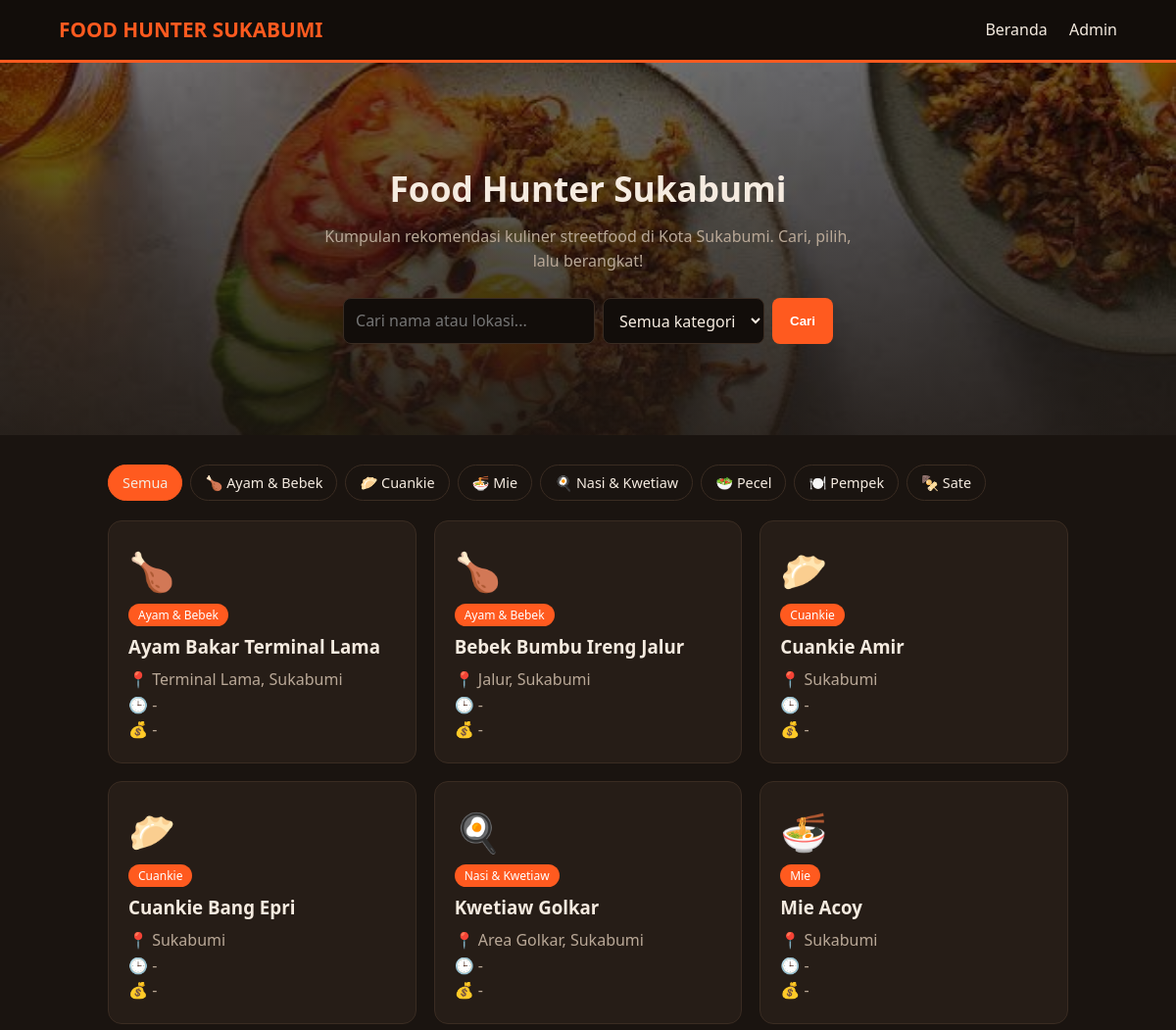
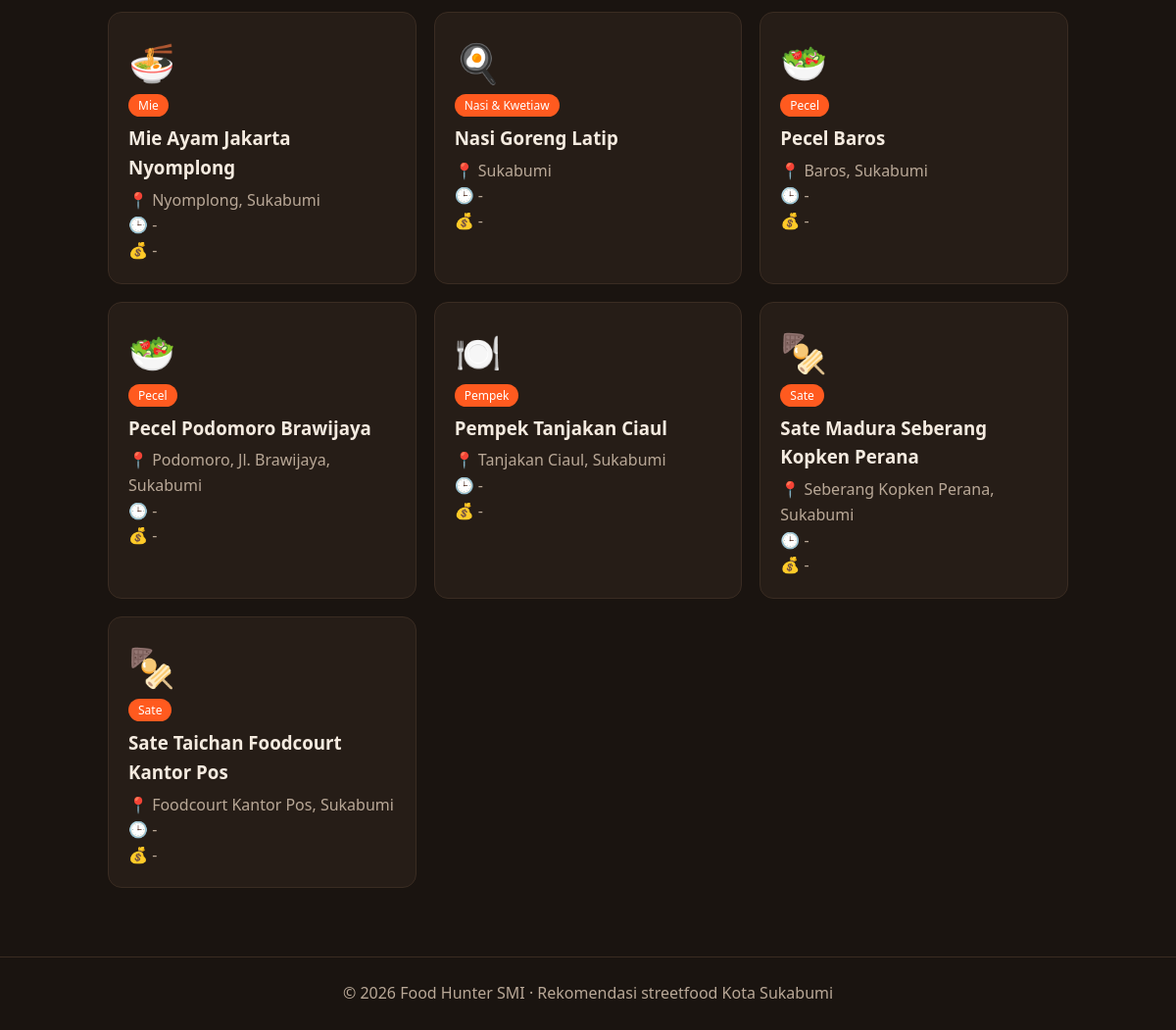
The page / on the database its author committed (2 pictures, top to bottom).
### tables this page shows
CREATE TABLE IF NOT EXISTS kuliner (
  id INT AUTO_INCREMENT PRIMARY KEY,
  nama VARCHAR(100) NOT NULL,
  kategori VARCHAR(50) NOT NULL,
  lokasi VARCHAR(150) NOT NULL,
  deskripsi TEXT,
  harga VARCHAR(50),
  jam_buka VARCHAR(50),
  maps_link VARCHAR(255),
  created_at TIMESTAMP DEFAULT CURRENT_TIMESTAMP
);

### config.php (called while the page is built, shortened)
<?php
function e($s) { return htmlspecialchars((string)$s, ENT_QUOTES, 'UTF-8'); }
function ikon($k) {
    $m = ['Sate'=>'🍢','Mie'=>'🍜','Ayam & Bebek'=>'🍗','Nasi & Kwetiaw'=>'🍳','Cuankie'=>'🥟','Pecel'=>'🥗','Cemilan'=>'🍿'];
    return $m[$k] ?? '🍽️';
}

### index.php (the view, shortened to what this page needs)
<?php
require __DIR__ . '/config.php';
$q = trim($_GET['q'] ?? '');
$kat = trim($_GET['kategori'] ?? '');
$sql = "SELECT * FROM kuliner WHERE 1=1";
$par = [];
$sql .= " ORDER BY nama";
$st = $pdo->prepare($sql); $st->execute($par);
$data = $st->fetchAll();
$kats = $pdo->query("SELECT DISTINCT kategori FROM kuliner ORDER BY kategori")->fetchAll(PDO::FETCH_COLUMN);
$slides = glob(__DIR__ . '/assets/slide/*.{jpg,jpeg,png,webp}', GLOB_BRACE) ?: [];
include __DIR__ . '/includes/header.php';
?>
<section class="hero">
  <div class="slides">
    <?php foreach ($slides as $n => $file): ?>
      <div class="slide <?= $n === 0 ? 'on' : '' ?>"
           style="background-image:url('assets/slide/<?= rawurlencode(basename($file)) ?>')"></div>
    <?php endforeach; ?>
  </div>
  <div class="hero-isi">
    <h1>Food Hunter Sukabumi</h1>
    <p>Kumpulan rekomendasi kuliner streetfood di Kota Sukabumi. Cari, pilih, lalu berangkat!</p>
    <form class="search" method="get">
      <input type="text" name="q" placeholder="Cari nama atau lokasi..." value="<?= e($q) ?>">
      <select name="kategori">
        <option value="">Semua kategori</option>
      </select>
      <button class="btn">Cari</button>
    </form>
  </div>
</section>
<main class="wrap">
  <div class="chips">
    <a class="chip <?= $kat === '' ? 'on' : '' ?>" href="index.php">Semua</a>
    <?php foreach ($kats as $k): ?>
      <a class="chip <?= $k === $kat ? 'on' : '' ?>" href="?kategori=<?= urlencode($k) ?>"><?= ikon($k) ?> <?= e($k) ?></a>
    <?php endforeach; ?>
  </div>
  <div class="grid">
    <?php foreach ($data as $r): ?>
      <a class="card" href="detail.php?id=<?= (int)$r['id'] ?>">
        <div class="ic"><?= ikon($r['kategori']) ?></div>
        <span class="tag"><?= e($r['kategori']) ?></span>
        <h3><?= e($r['nama']) ?></h3>
        <div class="muted">📍 <?= e($r['lokasi']) ?></div>
        <div class="muted">🕒 <?= e($r['jam_buka'] ?: '-') ?></div>
        <div class="muted">💰 <?= e($r['harga'] ?: '-') ?></div>
      </a>
    <?php endforeach; ?>
  </div>
</main>
<?php include __DIR__ . '/includes/footer.php'; ?>

### includes/header.php (shortened to what this page needs)
<?php $base = $base ?? ''; ?>
<!DOCTYPE html>
<html lang="id">
<head>
<link rel="stylesheet" href="<?= $base ?>assets/style.css">
</head>
<body>
<header class="nav">
  <a class="logo" href="<?= $base ?>index.php">FOOD HUNTER SUKABUMI</a>
  <nav>
    <a href="<?= $base ?>index.php">Beranda</a>
    <a href="<?= $base ?>admin/">Admin</a>
  </nav>
</header>

### includes/footer.php
<footer class="foot">© <?= date('Y') ?> Food Hunter SMI · Rekomendasi streetfood Kota Sukabumi</footer>
</body>
</html>

### assets/style.css (style rules this page uses)
:root { --bg:#1a1410;--card:#261d17;--line:#3a2c22;--text:#f5ebe0;--muted:#b9a897;--hot:#ff5a1f;--gold:#ffb703 }
* { box-sizing:border-box }
body { margin:0;font-family:system-ui,Segoe UI,Arial,sans-serif;background:var(--bg);color:var(--text);line-height:1.6 }
a { color:var(--gold);text-decoration:none }
.nav { display:flex;justify-content:space-between;align-items:center;padding:14px 5%;background:#120d0a;border-bottom:3px solid var(--hot);position:sticky;top:0;z-index:5 }
.logo { font-size:1.3rem;font-weight:800;color:var(--hot) }
.nav nav a { margin-left:18px;color:var(--text) }
.hero { position:relative;overflow:hidden;text-align:center;padding:100px 5% 70px;min-height:380px;background:linear-gradient(135deg,#3b1d0e,#1a1410) }
.slides,.slide { position:absolute;inset:0 }
.slide { background-size:cover;background-position:center;opacity:0;transition:opacity 1s }
.slide.on { opacity:1 }
.slides::after { content:"";position:absolute;inset:0;background:linear-gradient(rgba(0,0,0,.55),rgba(26,20,16,.9)) }
.hero-isi { position:relative;z-index:2 }
.hero h1 { margin:0 0 8px;font-size:2.2rem }
.hero p { color:var(--muted);max-width:560px;margin:0 auto 24px }
.search { display:flex;gap:8px;justify-content:center;flex-wrap:wrap }
input,select,textarea { padding:10px 12px;border-radius:8px;border:1px solid var(--line);background:#120d0a;color:var(--text);font:inherit }
.btn { display:inline-block;padding:10px 18px;border:0;border-radius:8px;background:var(--hot);color:#fff;font-weight:700;cursor:pointer }
.wrap { max-width:1100px;margin:0 auto;padding:30px 5% }
.chips { display:flex;gap:8px;flex-wrap:wrap;margin-bottom:20px }
.chip { padding:6px 14px;border:1px solid var(--line);border-radius:999px;color:var(--text);font-size:.9rem }
.chip.on { background:var(--hot);border-color:var(--hot) }
.grid { display:grid;grid-template-columns:repeat(auto-fill,minmax(260px,1fr));gap:18px }
.card { background:var(--card);border:1px solid var(--line);border-radius:14px;padding:20px;transition:.2s;color:var(--text) }
.card .ic { font-size:2.4rem }
.card h3 { margin:6px 0 }
.tag { display:inline-block;font-size:.75rem;background:var(--hot);color:#fff;padding:2px 10px;border-radius:999px }
.muted { color:var(--muted) }
.foot { text-align:center;padding:24px;color:var(--muted);border-top:1px solid var(--line);margin-top:40px }

### rows shown on the page
kuliner: kategori "🍗", kategori "Ayam & Bebek", nama "Ayam Bakar Terminal Lama", lokasi "Terminal Lama, Sukabumi", jam_buka "-", harga "-"
kuliner: kategori "🍗", kategori "Ayam & Bebek", nama "Bebek Bumbu Ireng Jalur", lokasi "Jalur, Sukabumi", jam_buka "-", harga "-"
kuliner: kategori "🥟", kategori "Cuankie", nama "Cuankie Amir", lokasi "Sukabumi", jam_buka "-", harga "-"
kuliner: kategori "🥟", kategori "Cuankie", nama "Cuankie Bang Epri", lokasi "Sukabumi", jam_buka "-", harga "-"
kuliner: kategori "🍳", kategori "Nasi & Kwetiaw", nama "Kwetiaw Golkar", lokasi "Area Golkar, Sukabumi", jam_buka "-", harga "-"
kuliner: kategori "🍜", kategori "Mie", nama "Mie Acoy", lokasi "Sukabumi", jam_buka "-", harga "-"
kuliner: kategori "🍜", kategori "Mie", nama "Mie Ayam Jakarta Nyomplong", lokasi "Nyomplong, Sukabumi", jam_buka "-", harga "-"
kuliner: kategori "🍳", kategori "Nasi & Kwetiaw", nama "Nasi Goreng Latip", lokasi "Sukabumi", jam_buka "-", harga "-"
kuliner: kategori "🥗", kategori "Pecel", nama "Pecel Baros", lokasi "Baros, Sukabumi", jam_buka "-", harga "-"
kuliner: kategori "🥗", kategori "Pecel", nama "Pecel Podomoro Brawijaya", lokasi "Podomoro, Jl. Brawijaya, Sukabumi", jam_buka "-", harga "-"
kuliner: kategori "🍽️", kategori "Pempek", nama "Pempek Tanjakan Ciaul", lokasi "Tanjakan Ciaul, Sukabumi", jam_buka "-", harga "-"
kuliner: kategori "🍢", kategori "Sate", nama "Sate Madura Seberang Kopken Perana", lokasi "Seberang Kopken Perana, Sukabumi", jam_buka "-", harga "-"
kuliner: kategori "🍢", kategori "Sate", nama "Sate Taichan Foodcourt Kantor Pos", lokasi "Foodcourt Kantor Pos, Sukabumi", jam_buka "-", harga "-"

### other values the page prints
ikon($k) "🍗"
$k "Ayam & Bebek"
ikon($k) "🥟"
$k "Cuankie"
ikon($k) "🍜"
$k "Mie"
ikon($k) "🍳"
$k "Nasi & Kwetiaw"
ikon($k) "🥗"
$k "Pecel"
ikon($k) "🍽️"
$k "Pempek"
ikon($k) "🍢"
$k "Sate"
